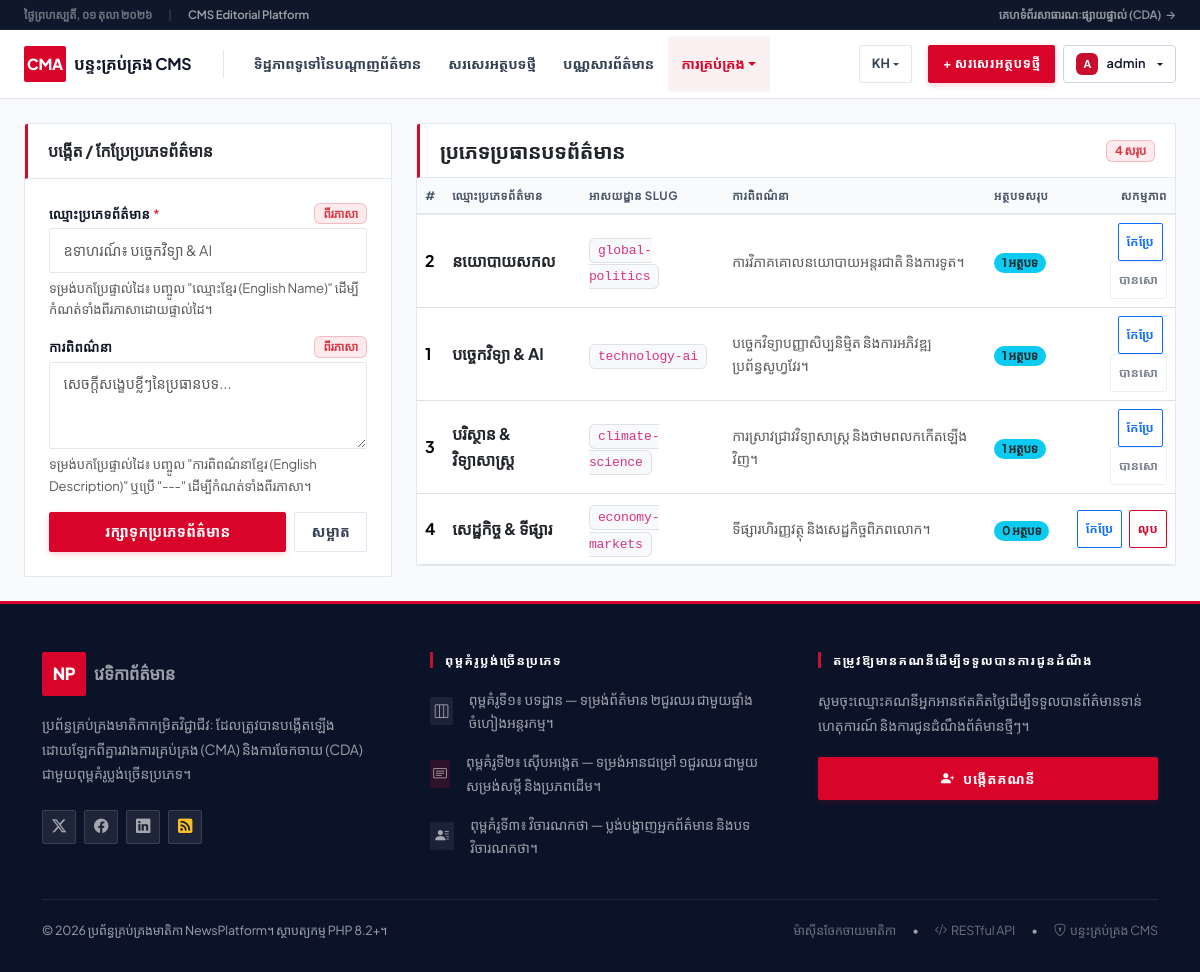
Page /admin/categories.php?lang=kh (signed in) on the committed database.
### tables this page shows
CREATE TABLE IF NOT EXISTS `categories` (
  `id` INT AUTO_INCREMENT PRIMARY KEY,
  `name` VARCHAR(100) NOT NULL,
  `slug` VARCHAR(100) NOT NULL UNIQUE,
  `description` VARCHAR(255) NULL,
  `created_at` DATETIME NOT NULL DEFAULT CURRENT_TIMESTAMP
);

### templates/admin/views/categories.php (the view, shortened to what the rows shown need)
<div class="container-fluid px-4 py-4">
    <div class="row g-4">
        <div class="col-lg-8">
            <div class="card admin-card-clean">
                <div class="table-responsive admin-scroll-table">
                    <table class="table table-hover align-middle mb-0">
                        <thead class="table-light">
                            <tr>
                                <th>#</th>
                                <th><?= __('category_name') ?></th>
                                <th><?= __('url_slug') ?></th>
                                <th><?= __('description') ?></th>
                                <th><?= __('total_articles') ?></th>
                                <th class="text-end"><?= __('actions') ?></th>
                            </tr>
                        </thead>
                        <tbody>
                            <?php foreach ($categories as $cat) { ?>
                                <tr>
                                    <td class="fw-bold"><?= $cat['id'] ?></td>
                                    <td class="fw-bold text-dark"><?= e(cat_name($cat['name'])) ?></td>
                                    <td><code
                                            class="text-xs bg-light px-2 py-1 border rounded"><?= e($cat['slug']) ?></code>
                                    </td>
                                    <td class="text-muted small"><?= e(cat_desc($cat['description']) ?: __('no_description')) ?></td>
                                    <td>
                                        <span class="badge bg-info text-dark rounded-pill px-2.5 py-1">
                                            <?= number_format((int) $cat['article_count']) ?>     <?= __('posts') ?>
                                        </span>
                                    </td>
                                    <td class="text-end">
                                        <button class="btn btn-sm btn-outline-primary me-1 px-2 py-0.5"
                                            style="font-size:0.75rem;"
                                            onclick="editCategory(<?= htmlspecialchars(json_encode($cat), ENT_QUOTES, 'UTF-8') ?>)">
                                            <?= __('edit') ?>
                                        </button>
                                        <?php if ((int) $cat['article_count'] === 0) { ?>
                                            <?php $delUrl = url('admin/categories.php?action=delete&id=' . $cat['id'] . '&csrf_token=' . e($csrfToken)); ?>
                                            <button type="button" class="btn btn-sm btn-outline-danger px-2 py-0.5" style="font-size:0.75rem;"
                                                onclick="confirmDeleteCard('<?= e($delUrl) ?>', '<?= e(addslashes(cat_name($cat['name']))) ?>')">
                                                <?= __('delete') ?>
                                            </button>
                                        <?php } else { ?>
                                            <button class="btn btn-sm btn-outline-secondary px-2 py-0.5"
                                                style="font-size:0.75rem;" disabled
                                                title="Cannot delete: linked articles exist">
                                                <?= __('locked') ?>
                                            </button>
                                        <?php } ?>
                                    </td>
                                </tr>
                            <?php } ?>
                        </tbody>
                    </table>
                </div>
            </div>
        </div>
    </div>
</div>

### rows in the picture
categories: id "2", name "នយោបាយសកល", slug "global-politics", description "ការវិភាគគោលនយោបាយអន្តរជាតិ និងការទូត។", article_count "1"
categories: id "1", name "បច្ចេកវិទ្យា & AI", slug "technology-ai", description "បច្ចេកវិទ្យាបញ្ញាសិប្បនិម្មិត និងការអភិវឌ្ឍប្រព័ន្ធសូហ្វវែរ។", article_count "1"
categories: id "3", name "បរិស្ថាន & វិទ្យាសាស្ត្រ", slug "climate-science", description "ការស្រាវជ្រាវវិទ្យាសាស្ត្រ និងថាមពលកកើតឡើងវិញ។", article_count "1"
categories: id "4", name "សេដ្ឋកិច្ច & ទីផ្សារ", slug "economy-markets", description "ទីផ្សារហិរញ្ញវត្ថុ និងសេដ្ឋកិច្ចពិភពលោក។", article_count "0"

### other values in the picture
__('live_public_site') "គេហទំព័រសាធារណៈផ្សាយផ្ទាល់ (CDA)"
__('admin_portal') "បន្ទះគ្រប់គ្រង CMS"
__('editorial_overview') "ទិដ្ឋភាពទូទៅនៃបណ្តាញព័ត៌មាន"
__('draft_new_article') "សរសេរអត្ថបទថ្មី"
__('nav_archive') "បណ្ណសារព័ត៌មាន"
__('management') "ការគ្រប់គ្រង"
substr($currentUser['username'], 0, 1) "A"
$currentUser['username'] "admin"
__('create_update_category') "បង្កើត / កែប្រែប្រភេទព័ត៌មាន"
__('category_name') "ឈ្មោះប្រភេទព័ត៌មាន"
__('dual_language_badge') "ពីរភាសា"
__('manual_translation_hint_cat') "ទម្រង់បកប្រែផ្ទាល់ដៃ៖ បញ្ចូល \"ឈ្មោះខ្មែរ (English Name)\" ដើម្បីកំណត់ទាំងពីរភាសាដោយផ្ទាល់ដៃ។"
__('description') "ការពិពណ៌នា"
__('manual_translation_hint_desc') "ទម្រង់បកប្រែផ្ទាល់ដៃ៖ បញ្ចូល \"ការពិពណ៌នាខ្មែរ (English Description)\" ឬប្រើ \"---\" ដើម្បីកំណត់ទាំងពីរភាសា។"
__('save_category') "រក្សាទុកប្រភេទព័ត៌មាន"
